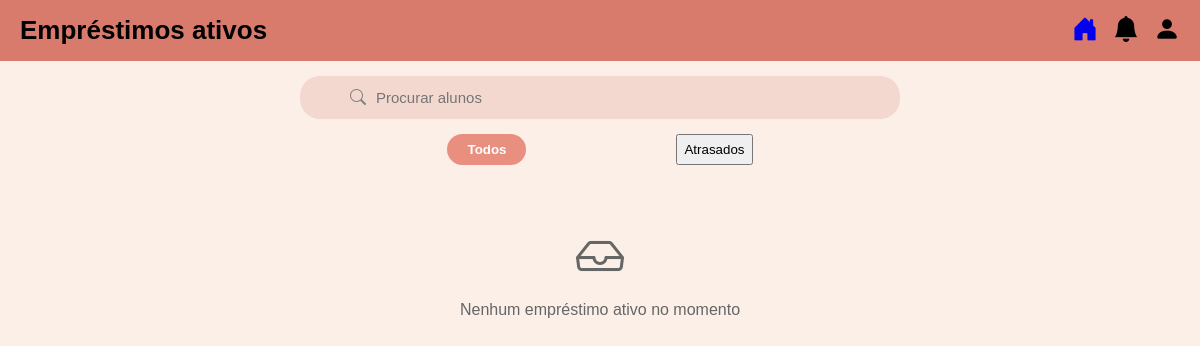
Before: /biblioteca-digital-tcc/emprestimoprof.php (signed in) with the older database file.
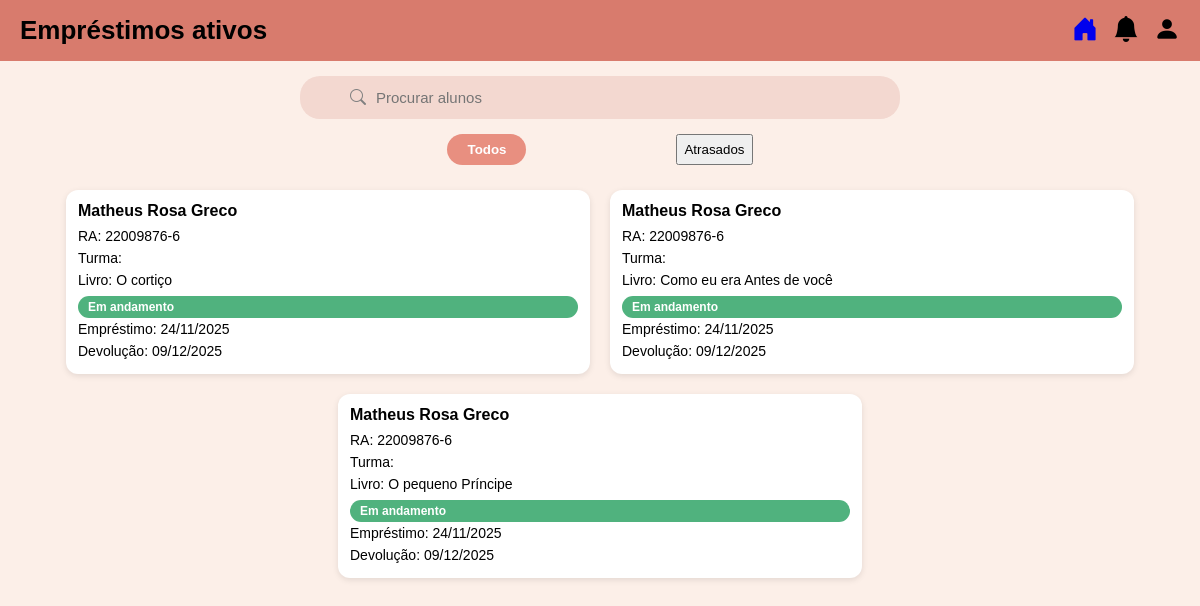
After: the same page with the newer database file.
### tables this page shows
CREATE TABLE `emprestimo` (
  `IDEmprestimo` int(11) NOT NULL,
  `RA_Aluno` varchar(20) DEFAULT NULL,
  `IDLivro` int(11) DEFAULT NULL,
  `DataEmprestimo` date NOT NULL,
  `DataDevolucaoPrevista` date NOT NULL,
  `DataDevolucaoReal` date DEFAULT NULL,
  `Status` enum('Ativo','Devolvido','Atrasado') DEFAULT 'Ativo'
);

CREATE TABLE `aluno` (
  `id` int(11) NOT NULL,
  `nome` varchar(100) NOT NULL,
  `ra` varchar(20) NOT NULL,
  `digito` varchar(5) NOT NULL,
  `ra_completo` varchar(25) NOT NULL,
  `senha` varchar(255) NOT NULL,
  `escola` varchar(100) NOT NULL,
  `serie` varchar(20) DEFAULT NULL,
  `turma` varchar(10) DEFAULT NULL,
  `ativo` tinyint(1) DEFAULT 1,
  `created_at` timestamp NOT NULL DEFAULT current_timestamp()
);

CREATE TABLE `livros` (
  `id` int(11) NOT NULL,
  `numero_tombo` varchar(50) NOT NULL,
  `isbn` varchar(20) DEFAULT NULL,
  `titulo` varchar(200) NOT NULL,
  `subtitulo` varchar(200) DEFAULT NULL,
  `sinopse` text DEFAULT NULL,
  `autor` varchar(100) NOT NULL,
  `editora` varchar(100) DEFAULT NULL,
  `ano_publicacao` int(11) DEFAULT NULL,
  `numero_paginas` int(11) DEFAULT NULL,
  `idioma` varchar(30) DEFAULT NULL,
  `genero` varchar(50) DEFAULT NULL,
  `area_conhecimento` varchar(100) DEFAULT NULL,
  `foto` varchar(255) DEFAULT NULL,
  `quantidade_total` int(11) DEFAULT 1,
  `quantidade_disponivel` int(11) DEFAULT 1,
  `disponivel` tinyint(1) DEFAULT 1,
  `created_at` timestamp NOT NULL DEFAULT current_timestamp()
);

### biblioteca-digital-tcc/emprestimoprof.php (the view, shortened to what this page needs)
<?php
include "conexaoconsulta.php";
$sql_emprestimos = "SELECT e.RA_Aluno, e.IDLivro, e.DataEmprestimo, e.DataDevolucaoPrevista,
                           a.nome as nome_aluno, a.serie, a.turma,
                           l.titulo as titulo_livro,
                           CASE
                               WHEN e.DataDevolucaoPrevista < CURDATE() THEN 'em-atraso'
                               ELSE 'em-andamento'
                           END as status
                    FROM emprestimo e
                    INNER JOIN aluno a ON e.RA_Aluno = a.ra_completo
                    INNER JOIN livros l ON e.IDLivro = l.id
                    WHERE e.Status = 'Ativo'
                    ORDER BY e.DataDevolucaoPrevista ASC";
$result_emprestimos = $conexao->query($sql_emprestimos);
$emprestimos = $result_emprestimos->fetch_all(MYSQLI_ASSOC);
?>
<!DOCTYPE html>
<html lang="pt-BR">
<head>
<link rel="stylesheet" href="https://cdn.jsdelivr.net/npm/bootstrap-icons@1.11.3/font/bootstrap-icons.css">
<link rel="stylesheet" href="css/emprestimoprof.css">
</head>
<body>
<header>
    <h1>Empréstimos ativos</h1>
    <div class="icons" style="position: relative; display:flex; gap:15px; align-items:center;">
        <a href="homeprof.php"><i class="bi bi-house-door-fill" title="Início"></i></a>
        <i class="bi bi-bell-fill" id="notification-btn" title="Notificações" style="cursor:pointer;"></i>
        <i class="bi bi-person-fill" id="user-icon" title="Usuário" style="cursor:pointer;"></i>
    </div>
</header>
<div class="search-container">
    <div class="search-box">
        <i class="bi bi-search"></i>
        <input type="text" placeholder="Procurar alunos" id="searchInput">
    </div>
</div>
<div class="filter-buttons">
    <button class="filter-btn active" onclick="filterEmprestimos('todos')">Todos</button>
    <button class="custom-btn" onclick="window.location.href='atrasadosprof.php'">Atrasados</button>
</div>
<div class="cards" id="emprestimosContainer">
    <?php if (empty($emprestimos)): ?>
        <div style="text-align: center; padding: 40px; color: #666;">
            <i class="bi bi-inbox" style="font-size: 48px; margin-bottom: 15px;"></i>
            <p>Nenhum empréstimo ativo no momento</p>
        </div>
    <?php else: ?>
        <?php foreach ($emprestimos as $emp): ?>
            <div class="card" data-aluno="<?= strtolower($emp['nome_aluno']) ?>" data-status="<?= $emp['status'] ?>">
                <h3><?= htmlspecialchars($emp['nome_aluno']) ?></h3>
                <p>RA: <?= htmlspecialchars($emp['RA_Aluno']) ?></p>
                <p>Turma: <?= htmlspecialchars($emp['serie']) ?> <?= htmlspecialchars($emp['turma']) ?></p>
                <p>Livro: <?= htmlspecialchars($emp['titulo_livro']) ?></p>
                <span class="status <?= $emp['status'] ?>">
                    <?= $emp['status'] == 'em-atraso' ? 'Em atraso' : 'Em andamento' ?>
                </span>
                <p>Empréstimo: <?= date('d/m/Y', strtotime($emp['DataEmprestimo'])) ?></p>
                <p>Devolução: <?= date('d/m/Y', strtotime($emp['DataDevolucaoPrevista'])) ?></p>
            </div>
        <?php endforeach; ?>
    <?php endif; ?>
</div>
</body>
</html>

### biblioteca-digital-tcc/css/emprestimoprof.css (style rules this page uses)
body { font-family: Arial, sans-serif; background-color: #fcefe8; margin: 0; padding: 0; }
header { display: flex; justify-content: space-between; align-items: center; background-color: #d87b6d; padding: 15px 20px; }
header h1 { margin: 0; font-size: 26px; font-weight: bold; }
.icons { display: flex; gap: 15px; font-size: 26px; }
.icons i { cursor: pointer; }
.search-container { display: flex; justify-content: center; margin: 15px; }
.search-box { display: flex; align-items: center; background: #f3d8d0; border-radius: 20px; padding: 12px 50px; width: 90%; max-width: 500px; }
.search-box input { border: none; outline: none; background: none; flex: 1; font-size: 15px; }
.search-box i { color: gray; margin-right: 8px; }
.filter-buttons { display: flex; justify-content: center; gap: 150px; margin-bottom: 15px; }
.filter-btn { padding: 8px 20px; border-radius: 20px; border: none; font-weight: bold; cursor: pointer; }
.filter-btn.active { background-color: #e88f80; color: white; }
.cards { display: flex; flex-wrap: wrap; justify-content: center; gap: 20px; padding: 10px; }
.card { background: white; border-radius: 12px; padding: 12px; width: 100%; max-width: 500px; height: 160px; display: flex; flex-direction: column; justify-content: space-between; box-shadow: 0 2px 6px rgba(0,0,0,0.1); }
.card h3 { margin: 0 0 5px; font-size: 16px; }
.card p { margin: 3px 0; font-size: 14px; }
.status { display: inline-block; padding: 4px 10px; border-radius: 12px; font-size: 12px; font-weight: bold; color: white; margin-top: 5px; }
.em-andamento { background-color: #50b27e; }

Changed rows visible on the page:
added emprestimo: aluno.nome "Matheus Rosa Greco", RA_Aluno "22009876-6", IDLivro.titulo "O cortiço", DataEmprestimo "24/11/2025", DataDevolucaoPrevista "09/12/2025"
added emprestimo: aluno.nome "Matheus Rosa Greco", RA_Aluno "22009876-6", IDLivro.titulo "Como eu era Antes de você", DataEmprestimo "24/11/2025", DataDevolucaoPrevista "09/12/2025"
added emprestimo: aluno.nome "Matheus Rosa Greco", RA_Aluno "22009876-6", IDLivro.titulo "O pequeno Príncipe", DataEmprestimo "24/11/2025", DataDevolucaoPrevista "09/12/2025"
Other visible differences:
text no longer shown: "Nenhum empréstimo ativo no momento"
